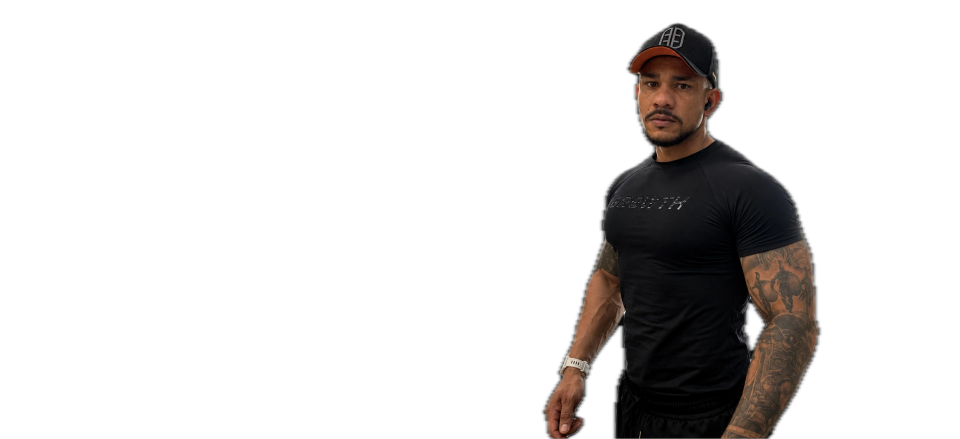
#> input picture _brief-imagens/hero-bg/emerson-desk-atual-cut.png, 1920 x 878 px, found by its file name (shown at 1/2 size); the run also reads 1 picture not shown here
$ python integrar.py
#> lines starting #> are read from the running program, lines starting #| are printed output that depends on the picture
# Integra o recorte do Emerson ao fundo escuro: feather, light-wrap, rim escuro, glow, sombra e fade inferior.
from PIL import Image, ImageFilter, ImageChops
import numpy as np
B='_brief-imagens/hero-bg/'; OUT='public/wp-content/uploads/2024/11/'; BG=np.array([14,14,16],np.float32)
def integrar(cut, fade_px, glow_amp=0.10, shadow_amp=0.55):
#> called with fade_px = 70, glow_amp = 0.1, shadow_amp = 0.55
    im=cut.convert('RGBA'); W,H=im.size
#> in integrar, im is the input picture: PIL image 1920x878 RGBA; mean R, G, B, A 7.6, 5.9, 5.1, 40.3
#> after `W, H = im.size`: W = 1920; H = 878
    rgb=np.asarray(im.convert('RGB'),np.float32); a=im.getchannel('A')
    # 1) borda: erode 1px + feather 1.4px (mata o fio claro do recorte)
    a2=a.filter(ImageFilter.MinFilter(3)).filter(ImageFilter.GaussianBlur(1.4))
    af=np.asarray(a2,np.float32)/255
    # 2) distância à borda (0 na borda, 1 no interior) via erosões sucessivas
    inner=np.asarray(a2.filter(ImageFilter.MinFilter(9)).filter(ImageFilter.GaussianBlur(4)),np.float32)/255
    inner2=np.asarray(a2.filter(ImageFilter.MinFilter(21)).filter(ImageFilter.GaussianBlur(9)),np.float32)/255
    edge=np.clip(af-inner,0,1); edge2=np.clip(af-inner2,0,1)
    # 3) light-wrap: puxa a cor da orla para o fundo escuro; rim: escurece 30% numa faixa maior
    lum=rgb.mean(-1,keepdims=True)
    rgb=rgb*(1-0.6*edge[...,None])+BG*(0.6*edge[...,None])
    rgb=rgb*(1-0.30*edge2[...,None])
    # 4) grade suave: menos altas-luzes, -6% saturação, leve frio para casar com o cinza
    gray=rgb.mean(-1,keepdims=True); rgb=gray+(rgb-gray)*0.94
    rgb=np.where(rgb>190, 190+(rgb-190)*0.75, rgb); rgb=rgb*np.array([0.985,0.99,1.01],np.float32)
    # 5) fade inferior
    yy=np.arange(H)[:,None]; fade=np.clip((H-1-yy)/fade_px,0,1)**0.8
#> after `yy = np.arange(H)[:, None]`: yy = 878 values from 0 to 877
    af=af*fade
    subject=Image.fromarray(np.clip(rgb,0,255).astype(np.uint8)).convert('RGBA'); subject.putalpha(Image.fromarray((af*255).astype(np.uint8)))
    # 6) glow ambiente (cinza claro bem difuso) + sombra difusa deslocada, ambos atrás dele
    sil=Image.fromarray((af*255).astype(np.uint8))
    glow=Image.new('RGBA',(W,H),(0,0,0,0)); g=sil.filter(ImageFilter.MaxFilter(15)).filter(ImageFilter.GaussianBlur(70))
#> after `glow = Image.new('RGBA', (W, H), (0, 0, 0, 0))`: glow: PIL image 1920x878 RGBA; every value is 0
#> after `g = sil.filter(ImageFilter.MaxFilter(15)).filter(ImageFilter.GaussianB`:
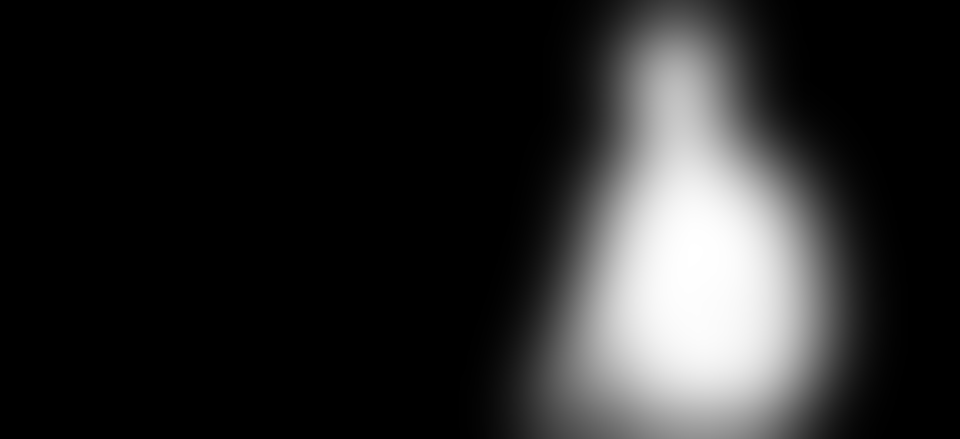
#> g: PIL image 1920x878 L (shown at 1/2 size); min 0, max 255, mean 40.9
    glow.putalpha(g.point(lambda v:int(v*glow_amp))); glow=Image.composite(Image.new('RGBA',(W,H),(200,200,205,255)),glow,Image.new('L',(W,H),0)); glow.putalpha(g.point(lambda v:int(v*glow_amp)))
#> after `glow.putalpha(g.point(lambda v: int(v * glow_amp)))`:
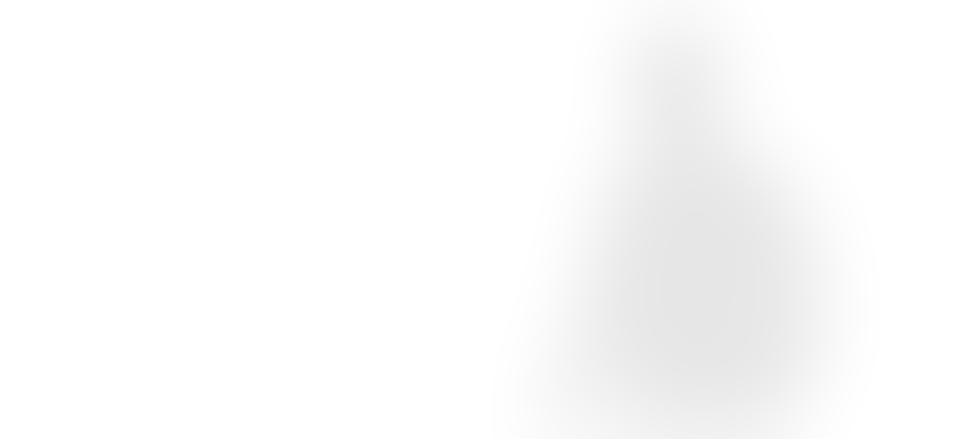
#> glow: PIL image 1920x878 RGBA (shown at 1/2 size); mean R, G, B, A 0, 0, 0, 3.9; transparent parts drawn white
    sh=Image.new('RGBA',(W,H),(0,0,0,0)); s=ImageChops.offset(sil.filter(ImageFilter.GaussianBlur(28)),-18,26); sh.putalpha(s.point(lambda v:int(v*shadow_amp)))
#> after `s = ImageChops.offset(sil.filter(ImageFilter.GaussianBlur(28)), -18, 2`:
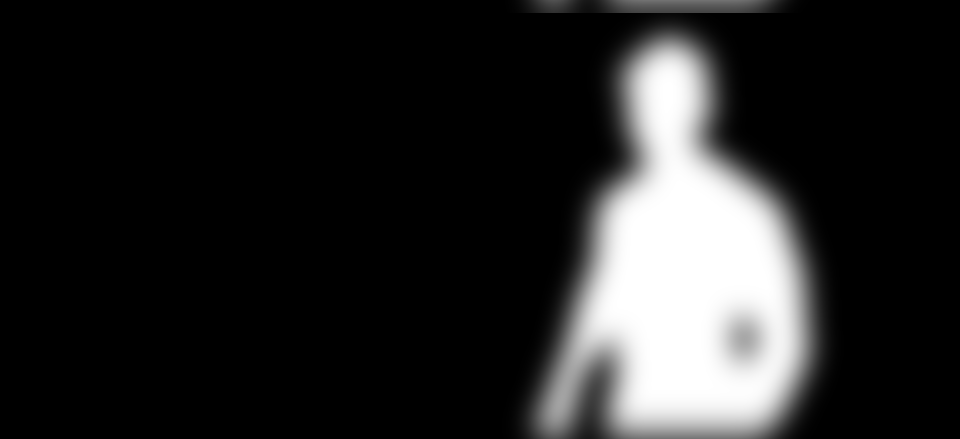
#> s: PIL image 1920x878 L (shown at 1/2 size); min 0, max 255, mean 37.8
#> after `sh.putalpha(s.point(lambda v: int(v * shadow_amp)))`:
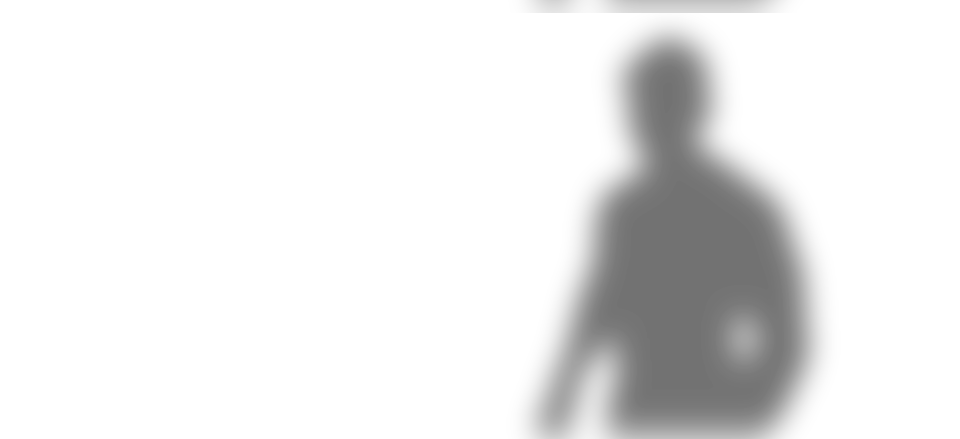
#> sh: PIL image 1920x878 RGBA (shown at 1/2 size); mean R, G, B, A 0, 0, 0, 20.7; transparent parts drawn white
    layer=Image.new('RGBA',(W,H),(0,0,0,0)); layer.alpha_composite(glow); layer.alpha_composite(sh); layer.alpha_composite(subject)
    return layer
# desktop: recorte original 1920x878, fade nos últimos 70px
d=integrar(Image.open(B+'emerson-desk-atual-cut.png'),70)
d.save(B+'ng-car12ol1-emerson-integrado.png'); d.save(OUT+'ng-car12ol1-emerson.webp',quality=95,method=6)
# mobile: mesmo recorte tratado, centralizado com topo em 1170 (arte 800x1884), fade 90px
W,H=800,1884; em=Image.open(B+'emerson-desk-atual-cut.png').convert('RGBA'); sub=em.crop(em.getbbox())
#> after `sub = em.crop(em.getbbox())`:
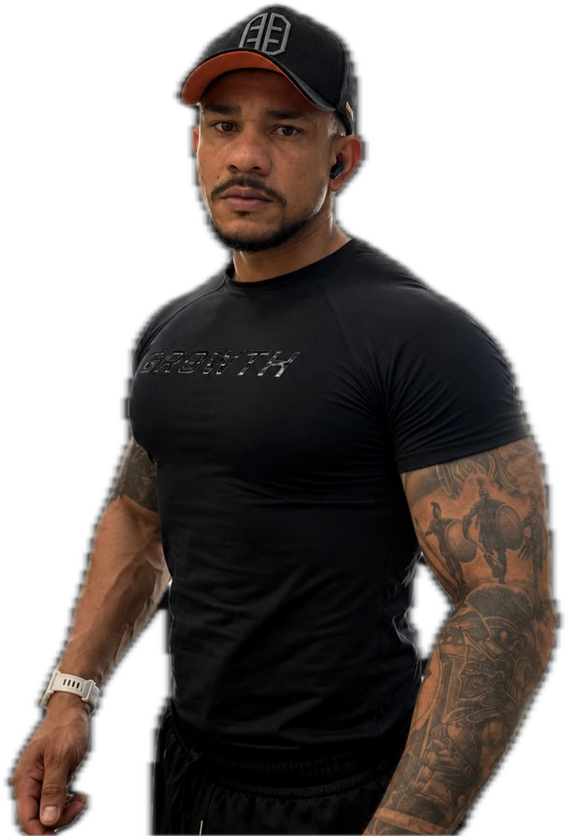
#> sub: PIL image 569x836 RGBA; mean R, G, B, A 26.8, 20.7, 18.1, 142.7; transparent parts drawn white
top=1170; k=(H-top)/sub.height; sub=sub.resize((round(sub.width*k),round(sub.height*k)),Image.LANCZOS)
#> after `k = (H - top) / sub.height`: k = 0.854
canvas=Image.new('RGBA',(W,H),(0,0,0,0)); canvas.alpha_composite(sub,((W-sub.width)//2,top))
#> after `canvas = Image.new('RGBA', (W, H), (0, 0, 0, 0))`: canvas: PIL image 800x1884 RGBA; every value is 0
#> after `canvas.alpha_composite(sub, ((W - sub.width) // 2, top))`:
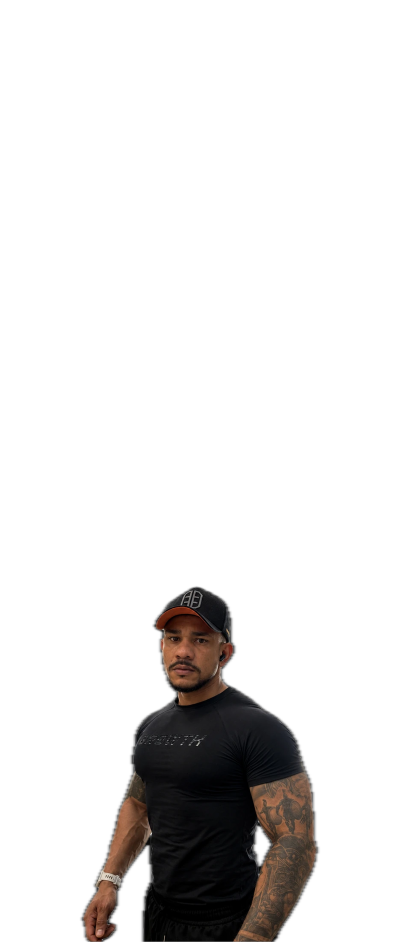
#> canvas: PIL image 800x1884 RGBA (shown at 1/2 size); mean R, G, B, A 6.2, 4.8, 4.2, 32.8; transparent parts drawn white
m=integrar(canvas,90)
#> call 2 of integrar, with fade_px = 90, glow_amp = 0.1, shadow_amp = 0.55
#> in integrar (call 2), `af=af*fade`:
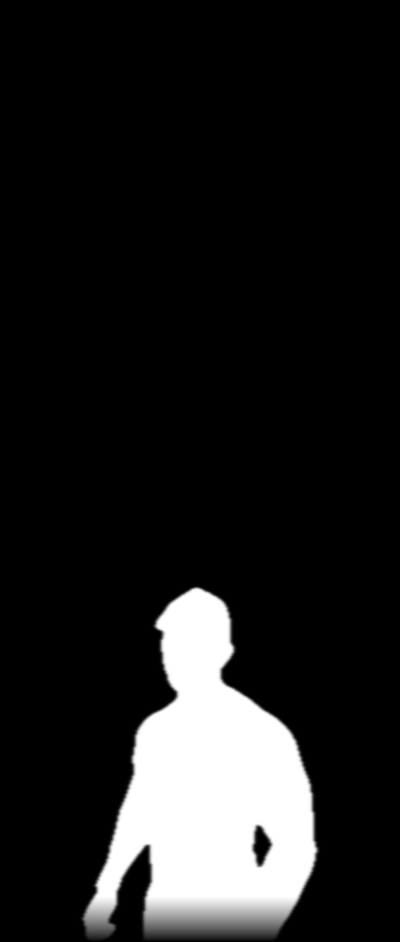
#> af: shape (1884, 800) float64 (shown at 1/2 size); min 0, max 1, mean 0.118
m.save(B+'ng-carol1-mi12ble-emerson-integrado.png'); m.save(OUT+'ng-carol1-mi12ble-emerson.webp',quality=95,method=6)
for bg,lay,out in [('ng-car12ol1-fundo.png',d,'hero-desktop-1920x878.png'),('ng-carol1-mi12ble-fundo.png',m,'hero-mobile-800x1884.png')]:
    c=Image.open(B+bg).convert('RGBA'); c.alpha_composite(lay); c.convert('RGB').save('/Users/gabrielhenriquenalli/Downloads/hero-emerson/'+out)
print('ok')
